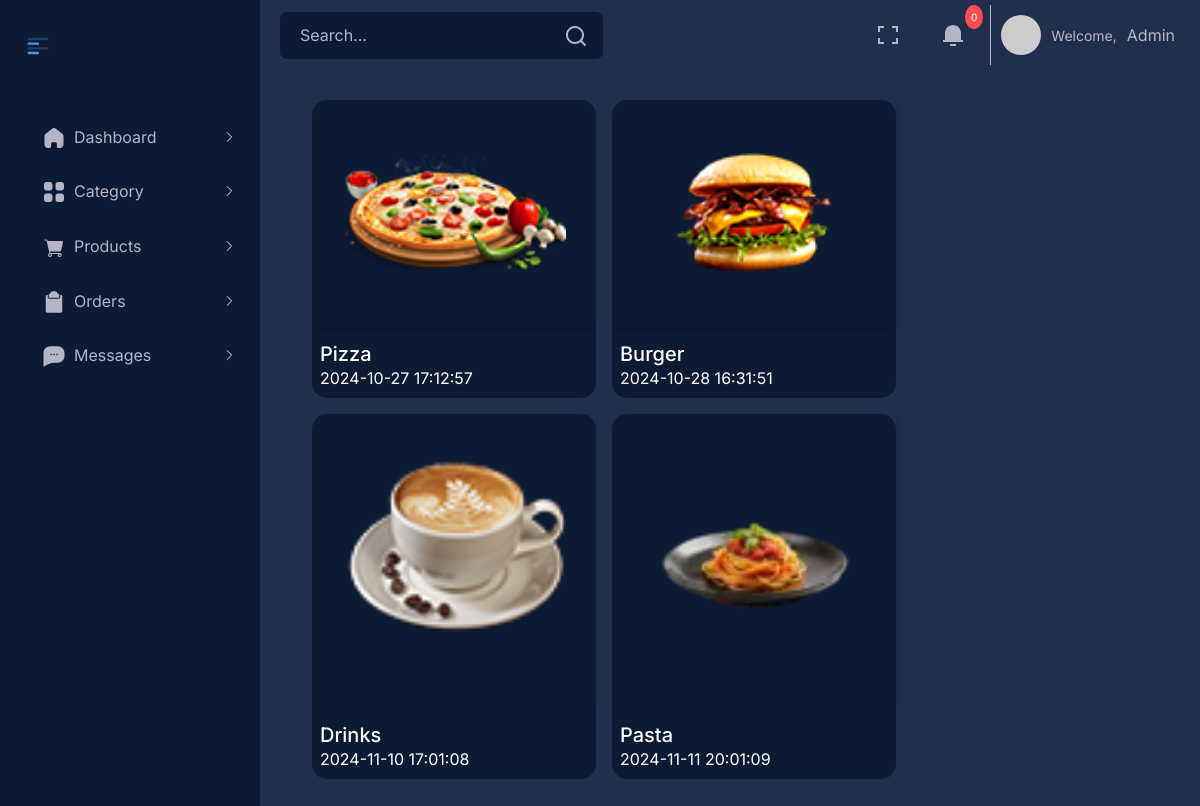
/admin/index.php?page=manage-category (signed in), run on the app's committed database.
### tables this page shows
CREATE TABLE `categories` (
  `category_id` int(11) NOT NULL,
  `cat_name` varchar(100) NOT NULL,
  `cat_img` varchar(255) NOT NULL,
  `created_at` timestamp NOT NULL DEFAULT current_timestamp()
);

### admin/index.php (called while the page is built, shortened)
<?php
$page = isset($_GET['page']) ? $_GET['page'] : 'dashboard';
$baseViewPath = './views/';
switch ($page) {
    case 'manage-category':
        $pageContent = $baseViewPath . 'manage-category.php';
        break;
}
include $pageContent;

### admin/php/CategoryController.php (called while the page is built, shortened)
<?php
class CategoryController {
    private $connection;
    public function __construct($dbConnection) {
        $this->connection = $dbConnection;
    }
    public function getCategories() {
        $result = $this->connection->query("SELECT * FROM categories");
        return $result->fetch_all(MYSQLI_ASSOC);
    }
}

### admin/views/manage-category.php (the view, shortened to what this page needs)
<?php
require_once './php/CategoryController.php';
$database = new Database();
$dbConnection = $database->conn;
$categoryController = new CategoryController($dbConnection);
$categories = $categoryController->getCategories();
?>
<!DOCTYPE html>
<html lang="en">
<head>
    <link rel="stylesheet" href="https://cdnjs.cloudflare.com/ajax/libs/font-awesome/4.7.0/css/font-awesome.min.css">
    <link rel="stylesheet" href="https://cdnjs.cloudflare.com/ajax/libs/font-awesome/6.0.0-beta3/css/all.min.css">
    <link rel="stylesheet" href="./assets/css/nav.css">
    <link rel="stylesheet" href="./assets/css/style.css">
    <link rel="stylesheet" href="../vendor/bootstrap/css/bootstrap.min.css">
    <link href="https://unpkg.com/phosphor-icons@1.4.1/css/phosphor.css" rel="stylesheet">
</head>
<body>
    <?php
    include __DIR__ . '/../partials/navbar.php';
    ?>
    <main class="main-content">
        <div class="container-fluid">
            <div class="row m-3">
                <?php if (count($categories) === 0): ?>
                    <div class="col-12 text-center">
                        <h5>No more categories</h5>
                    </div>
                <?php else: ?>
                    <?php foreach ($categories as $category): ?>
                        <div class="col-md-12 menage-cat-card col-lg-6 col-xl-4 p-0 m-2">
                            <div class="content" style="width: 100%;">
                                <img src="<?php echo $category['cat_img']; ?>" class="content-image card-img-top img-fluid" alt="">
                        </div>
                        <div class="p-2 mt-2">
                            <h5 class="card-title"><?php echo $category['cat_name']; ?></h5>
                            <p class="card-text"><?php echo $category['created_at']; ?></p>
                        </div>
                    </div>
                    <?php endforeach; ?>
                <?php endif; ?>
            </div>
        </div>
    </main>
</body>
</html>

### admin/assets/css/nav.css (style rules this page uses)
:root { --primary: #ffc222; --primary_hover: #eeac00; --header-height: 3rem; --body-background: #20304c; --navbg: #0c1a33; --nav-width: 260px; --first-color: #0c1a32; --first-color-light: #AFA5D9; --white-color: #b5b5c3; --body-font: 'Nunito', sans-serif; --normal-font-size: 1rem; --z-fixed: 100 }
.main-content { margin-top: 60px; background-color: var(--body-background); color: #fff; position: relative; min-height: 100vh; width: calc(100% - var(--nav-width)); left: var(--nav-width); transition: all 0.5s ease; padding: 1rem; }

### admin/assets/css/style.css (style rules this page uses)
* { box-sizing: border-box; }
:root { --body-background: #20304c; --first-color: #0c1a32; --first-color-light: #AFA5D9; --white-color: #b5b5c3; --body-font: 'Nunito', sans-serif; --box-body: #0c1a33; --pg-active: #4c95dd; --pg-nactive: #172b4c; --pg-hover: #4C95DC; }
body { background-color: #20304c !important; color: #b5b5c3 !important; font-family: 'Roboto', sans-serif; margin: 0; padding: 0; color: #b5b5c3 !important; }
.menage-cat-card { background-color: var(--first-color) !important; }
body { background: #f9f9f9; font-size: 16px; font-family: 'Raleway', sans-serif; }
.menage-cat-card { margin-top: 20px; border-radius: 15px; }
.content { position: relative; width: 100%; overflow: hidden; transition: all 0.4s ease-in-out; box-shadow: 1px 1px 5px 1px rgba(0, 0, 0, 0.1); border-radius: 5px; }
.content-image { width: 100%; border-radius: 5px; transition: transform 0.3s ease-in-out; }
.content-image { padding: 30px; width: 100%; border-radius: 5px; transition: transform 0.3s ease-in-out; }
.card-title { color: #fff !important; }
.menage-cat-card { display: flex; flex-direction: column; }
.content { flex: 1; display: flex; flex-direction: column; }

### data on the page
categories: cat_img (picture), cat_name "Pizza", created_at "2024-10-27 17:12:57"
categories: cat_img (picture), cat_name "Burger", created_at "2024-10-28 16:31:51"
categories: cat_img (picture), cat_name "Drinks", created_at "2024-11-10 17:01:08"
categories: cat_img (picture), cat_name "Pasta", created_at "2024-11-11 20:01:09"
